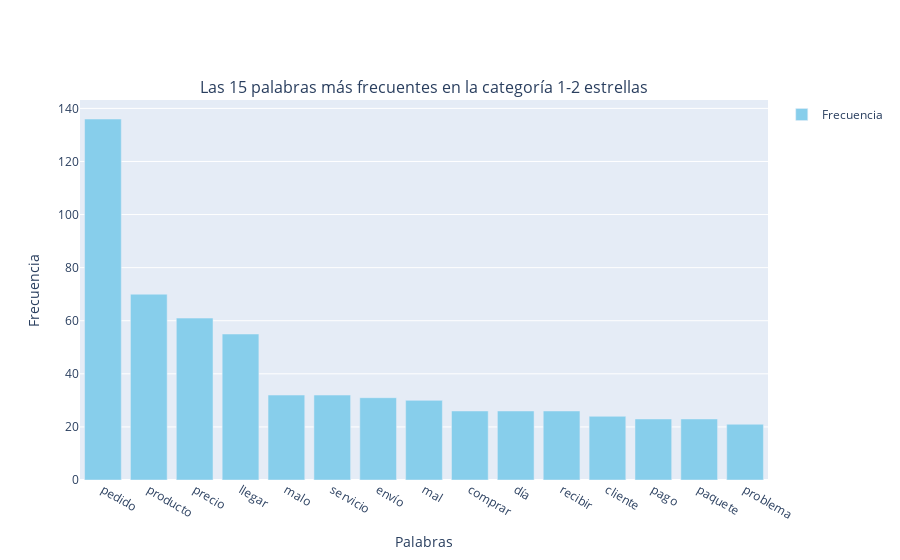

Write notebook code for a chart like this one.
### Code cell
# Obtener las palabras más frecuentes en la categoría 1 sin stopwords
text_category_1 = ' '.join(X[df['Estrellas'] == 1])
filtered_words = [word for word in text_category_1.split() if word.lower() not in all_stopwords]
word_counter = Counter(filtered_words)
top_words = word_counter.most_common(15)

# Crear una lista con las palabras y sus frecuencias
words = [word[0] for word in top_words]
frequencies = [word[1] for word in top_words]

# Crear un subplot interactivo con Plotly
fig = make_subplots(rows=1, cols=1, subplot_titles=["Las 15 palabras más frecuentes en la categoría 1-2 estrellas"])

# Crear el gráfico de barras interactivas
bar_chart = go.Bar(x=words, y=frequencies, marker_color='skyblue', name="Frecuencia")
fig.add_trace(bar_chart)

# Actualizar el diseño del gráfico
fig.update_layout(xaxis_title="Palabras",
                  yaxis_title="Frecuencia",
                  showlegend=True)

# Mostrar el gráfico interactivo
fig.show()

### Figure 1 — Plotly figure (JSON) as saved in the notebook; plotly's stock layout.template omitted (floating-point values rounded to 4 significant figures)
{"data": [{"marker": {"color": "skyblue"}, "name": "Frecuencia", "type": "bar", "x": ["pedido", "producto", "precio", "llegar", "malo", "servicio", "envío", "mal", "comprar", "día", "recibir", "cliente", "pago", "paquete", "problema"], "y": [136, 70, 61, 55, 32, 32, 31, 30, 26, 26, 26, 24, 23, 23, 21]}], "layout": {"annotations": [{"font": {"size": 16}, "showarrow": false, "text": "Las 15 palabras más frecuentes en la categoría 1-2 estrellas", "x": 0.5, "xanchor": "center", "xref": "paper", "y": 1, "yanchor": "bottom", "yref": "paper"}], "showlegend": true, "xaxis": {"anchor": "y", "domain": [0, 1], "title": {"text": "Palabras"}}, "yaxis": {"anchor": "x", "domain": [0, 1], "title": {"text": "Frecuencia"}}}}
